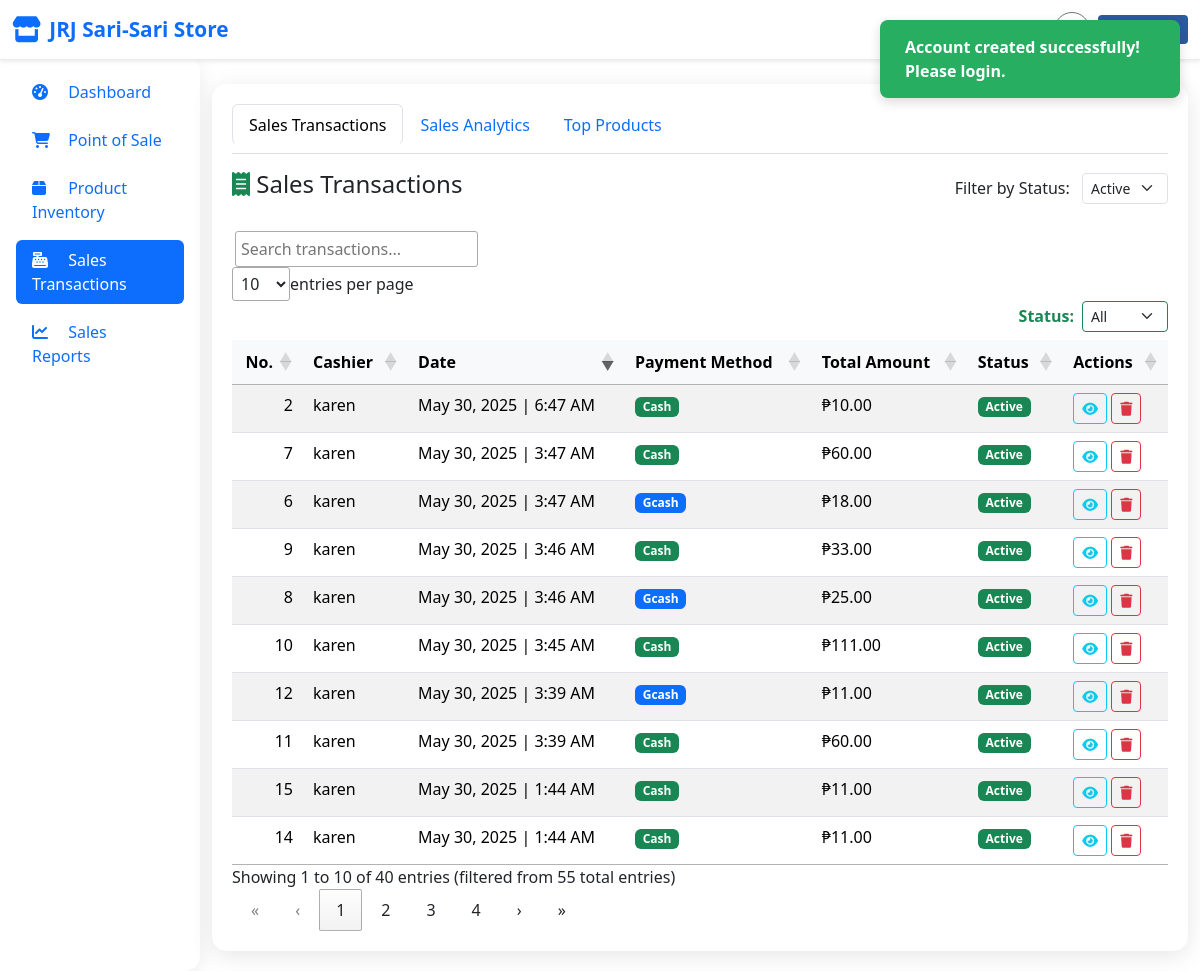
Page /views/adminPanel/index.php?section=sales (signed in) on the committed database.
### tables this page shows
CREATE TABLE `sales` (
  `sale_id` int(11) NOT NULL,
  `admin_id` int(11) NOT NULL,
  `sale_date` datetime DEFAULT current_timestamp(),
  `total_amount` decimal(10,2) NOT NULL,
  `payment_method` enum('cash','gcash','credit') DEFAULT 'cash',
  `status` varchar(20) NOT NULL DEFAULT 'active'
);

### models/salesTransactionModel.php (called while the page is built, shortened)
<?php
class SalesTransactionModel
{
    private $conn;
    public function __construct()
    {
        $db = new Database();
        $this->conn = $db->getConnection();
    }
    public function getAll()
    {
        $stmt = $this->conn->prepare("CALL GetAllTransactions()");
        $stmt->execute();
        return $stmt->fetchAll(PDO::FETCH_ASSOC);
    }
}

### config/database.php (called while the page is built, shortened)
<?php
class Database
{
    private $host = "localhost";
    private $db_name = "sari_sari_store";
    private $username = "root";
    private $password = "";
    public function getConnection()
    {
        $this->conn = null;
        try {
            $this->conn = new PDO(
                "mysql:host={$this->host};dbname={$this->db_name}",
                $this->username,
                $this->password
            );
            $this->conn->exec("set names utf8");
        } catch (PDOException $exception) {
            echo "Connection error: " . $exception->getMessage();
        }
        return $this->conn;
    }
}

### views/adminPanel/index.php (shortened to what this page needs)
<?php
require_once __DIR__ . '/../../config/database.php';
require_once __DIR__ . '/../../models/productModel.php';
require_once __DIR__ . '/../../models/salesTransactionModel.php';
$salesModel = new SalesTransactionModel();
$transactions = $salesModel->getAll();
$success = $_SESSION['success'] ?? '';
$error = $_SESSION['error'] ?? $_SESSION['category_error'] ?? '';
?>
<!DOCTYPE html>
<html lang="en">
<head>
    <link rel="stylesheet" href="/sari-sari-store/assets/css/styles.css">
    <link rel="stylesheet" href="/sari-sari-store/assets/css/popups.css">
    <link rel="stylesheet" href="/sari-sari-store/assets/bootstrap/css/bootstrap.min.css">
    <link rel="stylesheet" href="/sari-sari-store/assets/jquery/css/jquery-ui.min.css">
    <link rel="stylesheet" href="/sari-sari-store/assets/datatables/css/datatables.css">
    <link rel="stylesheet" href="/sari-sari-store/assets/datatables/css/datatables.min.css">
    <link href="https://cdnjs.cloudflare.com/ajax/libs/font-awesome/6.4.0/css/all.min.css" rel="stylesheet">
</head>
<body>
    <?php if (!empty($success) || !empty($error)): ?>
        <div id="notification-popup" class="<?= !empty($success) ? 'success' : 'error' ?>">
            <?= !empty($success) ? htmlspecialchars($success) : htmlspecialchars($error) ?>
        </div>
    <?php endif; ?>
    <nav class="navbar navbar-expand-lg navbar-light bg-white shadow-sm sticky-top modern-navbar">
        <div class="container-fluid">
            <a class="navbar-brand d-flex align-items-center" href="#">
                <i class="fas fa-store fa-lg text-primary me-2"></i>
                <span class="fw-bold text-primary">JRJ Sari-Sari Store</span>
            </a>
            <div class="d-flex align-items-center ms-auto">
                <span class="navbar-text me-3 d-none d-md-inline">
                </span>
                <button class="btn btn-outline-secondary btn-sm me-2 d-none d-md-inline" id="headerThemeToggle"
                    title="Toggle Light/Dark">
                </button>
                <a class="btn btn-primary btn-sm" href="/sari-sari-store/controllers/adminController.php?action=logout">
                    <i class="fas fa-sign-out-alt"></i> <span class="d-none d-md-inline">Sign Out</span>
                </a>
            </div>
        </div>
    </nav>
    <div class="container-fluid mt-4">
        <div class="row">
            <?php include 'sidebar.php'; ?>
            <div class="col-lg-10 col-md-9">
                <?php include 'salesTransaction.php'; ?>
        </div>
    </div>
</body>
</html>

### views/adminPanel/sidebar.php
<div class="col-lg-2 col-md-3 position-fixed">
    <div class="sidebar-nav">
        <ul class="nav nav-pills flex-column">
            <li class="nav-item">
                <a class="nav-link" href="#" data-section="dashboard">
                    <i class="fas fa-tachometer-alt"></i> Dashboard
                </a>
            </li>
            <li class="nav-item">
                <a class="nav-link" href="#" data-section="pos">
                    <i class="fas fa-shopping-cart"></i> Point of Sale
                </a>
            </li>
            <li class="nav-item">
                <a class="nav-link" href="#" data-section="products">
                    <i class="fas fa-box"></i> Product Inventory
                </a>
            </li>
            <li class="nav-item">
                <a class="nav-link" href="#" data-section="sales">
                    <i class="fas fa-cash-register"></i> Sales Transactions
                </a>
            </li>
            <li class="nav-item">
                <a class="nav-link" href="#" data-section="reports">
                    <i class="fas fa-chart-line"></i> Sales Reports
                </a>
            </li>
        </ul>
    </div>
</div>

### views/adminPanel/salesTransaction.php (shortened to what this page needs)
<div id="sales" class="content-section">
    <ul class="nav nav-tabs mb-3" id="salesTabs" role="tablist">
        <li class="nav-item" role="presentation">
            <button class="nav-link active" id="sales-tab" data-bs-toggle="tab" data-bs-target="#sales-pane" type="button" role="tab">Sales Transactions</button>
        </li>
        <li class="nav-item" role="presentation">
            <button class="nav-link" id="analytics-tab" data-bs-toggle="tab" data-bs-target="#analytics-pane" type="button" role="tab">Sales Analytics</button>
        </li>
        <li class="nav-item" role="presentation">
            <button class="nav-link" id="top-products-tab" data-bs-toggle="tab" data-bs-target="#top-products-pane" type="button" role="tab">Top Products</button>
        </li>
    </ul>
    <div class="tab-content" id="salesTabContent">
        <div class="tab-pane fade show active" id="sales-pane" role="tabpanel" aria-labelledby="sales-tab">
            <div class="d-flex justify-content-between align-items-center mb-4">
                <h4><i class="fas fa-receipt text-success"></i> Sales Transactions</h4>
                <div>
                    <label for="transactionStatusFilter" class="form-label me-2 mb-0">Filter by Status:</label>
                    <select id="transactionStatusFilter" class="form-select form-select-sm w-auto d-inline-block">
                        <option value="Active" selected>Active</option>
                    </select>
                </div>
            </div>
            <table id="salesTable" class="table table-hover table-striped">
                <thead class="table-light">
                    <tr>
                        <th>No.</th>
                        <th>Cashier</th>
                        <th>Date</th>
                        <th>Payment Method</th>
                        <th>Total Amount</th>
                        <th>Status</th>
                        <th>Actions</th>
                    </tr>
                </thead>
                <tbody>
                    <?php
                    $counter = 1;
                    foreach ($transactions as $transaction):
                        $admin = $transaction['username'];
                        $date = date('F j, Y | g:i A', strtotime($transaction['sale_date']));
                        $method = ucfirst($transaction['payment_method']);
                        $total = number_format($transaction['total_amount'], 2);
                        $badgeClass = ($method === 'Cash') ? 'bg-success' : 'bg-primary';
                        $isVoided = (isset($transaction['status']) && strtolower($transaction['status']) === 'void');
                    ?>
                        <tr<?= $isVoided ? ' class="table-danger"' : '' ?>>
                            <td><?= $counter++ ?></td>
                            <td><?= htmlspecialchars($admin) ?></td>
                            <td><?= $date ?></td>
                            <td><span class="badge <?= $badgeClass ?>"><?= $method ?></span></td>
                            <td>₱<?= $total ?></td>
                            <td>
                                <?php if ($isVoided): ?>
                                    <span class="badge bg-danger">Void</span>
                                    <span class="d-none">Void</span>
                                <?php else: ?>
                                    <span class="badge bg-success">Active</span>
                                <?php endif; ?>
                            </td>
                            <td>
                                <button class="btn btn-sm btn-outline-info" onclick="viewTransactionDetails(<?= $transaction['sale_id'] ?>)">
                                    <i class="fas fa-eye"></i>
                                </button>
                                <?php if (!$isVoided): ?>
                                    <button class="btn btn-sm btn-outline-danger" onclick="confirmDeleteTransaction(<?= $transaction['sale_id'] ?>)">
                                        <i class="fas fa-trash"></i>
                                    </button>
                                <?php endif; ?>
                            </td>
                            </tr>
                        <?php endforeach; ?>
                </tbody>
            </table>
        </div>
    </div>
</div>

### assets/css/styles.css (style rules this page uses)
:root { --primary-color: #2c5aa0; --secondary-color: #4a76c0; --accent-color: #3e8ed0; --success-color: #27ae60; --light-bg: #f8f9fa; --warning-color: #f39c12; --danger-color: #e74c3c; }
body { background-color: var(--light-bg); font-family: 'Segoe UI', Tahoma, Geneva, Verdana, sans-serif; }
.navbar { background: linear-gradient(135deg, var(--primary-color) 0%, #1e3d72 100%); box-shadow: 0 2px 10px rgba(0, 0, 0, 0.1); }
.navbar-brand { font-weight: bold; font-size: 1.5rem; color: white !important; }
.navbar-brand i { color: var(--secondary-color); }
.content-section { display: none; width: 100%; padding: 30px; margin-bottom: 20px; background: white; border-radius: 15px; box-shadow: 0 5px 25px rgba(0, 0, 0, 0.1); }
.col-lg-10.col-md-9 { position: relative; }
.sidebar-nav { background: white; border-radius: 0 15px 15px 0; padding: 1rem; box-shadow: 0 5px 20px rgba(0, 0, 0, 0.08); position: fixed; top: 56px; left: 0; bottom: 0; overflow-y: auto; z-index: 1000; width: inherit; max-width: inherit; }
.nav-item { margin-bottom: 0.5rem; }
.nav-link { border-radius: 8px; padding: 0.75rem 1rem; color: #495057; transition: all 0.3s ease; }
.nav-link:hover, .nav-link.active { background-color: var(--primary-color); color: white; }
.nav-link i { margin-right: 0.75rem; width: 20px; }
.content-section { transition: opacity 0.3s ease; opacity: 1; }
.table { margin: 0; }
.table th { border-top: none; font-weight: 600; color: #555; }
.form-control, .form-select { border-radius: 10px; border: 1px solid #ddd; padding: 12px; transition: all 0.3s ease; }
@media (min-width: 768px) { .col-md-9 { margin-left: 25%; } }
@media (min-width: 992px) { .col-md-9 { margin-left: 16.666667%; } }

### assets/css/popups.css (style rules this page uses)
#notification-popup { position: fixed; top: 20px; right: -300px; background-color: #27ae60; color: white; padding: 15px 25px; border-radius: 8px; box-shadow: 0 4px 12px rgba(0, 0, 0, 0.15); font-weight: 600; font-size: 16px; z-index: 10000; opacity: 0; transition: right 0.5s ease, opacity 0.5s ease; max-width: 300px; cursor: pointer; user-select: none; }
#notification-popup.show { right: 20px; opacity: 1; }

### assets/datatables/css/datatables.css (style rules this page uses)
:root { --dt-row-selected: 13, 110, 253; --dt-row-selected-text: 255, 255, 255; --dt-row-selected-link: 9, 10, 11; --dt-row-stripe: 0, 0, 0; --dt-row-hover: 0, 0, 0; --dt-column-ordering: 0, 0, 0; --dt-html-background: white; }
table.dataTable thead > tr > th.dt-orderable-asc, table.dataTable thead > tr > th.dt-orderable-desc, table.dataTable thead > tr > th.dt-ordering-asc, table.dataTable thead > tr > th.dt-ordering-desc, table.dataTable thead > tr > td.dt-orderable-asc, table.dataTable thead > tr > td.dt-orderable-desc, table.dataTable thead > tr > td.dt-ordering-asc, table.dataTable thead > tr > td.dt-ordering-desc { position: relative; padding-right: 30px; }
table.dataTable thead > tr > th.dt-orderable-asc, table.dataTable thead > tr > th.dt-orderable-desc, table.dataTable thead > tr > td.dt-orderable-asc, table.dataTable thead > tr > td.dt-orderable-desc { cursor: pointer; }
table.dataTable th, table.dataTable td { box-sizing: border-box; }
table.dataTable th.dt-type-numeric, table.dataTable th.dt-type-date, table.dataTable td.dt-type-numeric, table.dataTable td.dt-type-date { text-align: right; }
table.dataTable thead th, table.dataTable thead td, table.dataTable tfoot th, table.dataTable tfoot td { text-align: left; }
:root { --dt-row-hover-alpha: 0.035; --dt-row-stripe-alpha: 0.023; --dt-column-ordering-alpha: 0.019; --dt-row-selected-stripe-alpha: 0.923; --dt-row-selected-column-ordering-alpha: 0.919; }
table.dataTable { width: 100%; margin: 0 auto; border-spacing: 0; }
table.dataTable thead th, table.dataTable tfoot th { font-weight: bold; }
table.dataTable > thead > tr > th, table.dataTable > thead > tr > td { padding: 10px; border-bottom: 1px solid rgba(0, 0, 0, 0.3); }
table.dataTable > tbody > tr { background-color: transparent; }
table.dataTable > tbody > tr:first-child > * { border-top: none; }
table.dataTable > tbody > tr:last-child > * { border-bottom: none; }
table.dataTable > tbody > tr > th, table.dataTable > tbody > tr > td { padding: 8px 10px; }
div.dt-container.dt-empty-footer tbody > tr:last-child > * { border-bottom: 1px solid rgba(0, 0, 0, 0.3); }

### views/adminPanel/salesTransaction.php (style rules this page uses)
#salesTable { min-width: 950px; }
@media (max-width: 1200px) { #salesTable { min-width: 800px; } }

### rows in the picture
sales: admin.username "karen", sale_date "May 30, 2025 | 6:47 AM", payment_method "Cash", total_amount "10.00", status "Active"
sales: admin.username "karen", sale_date "May 30, 2025 | 3:47 AM", payment_method "Gcash", total_amount "18.00", status "Active"
sales: admin.username "karen", sale_date "May 30, 2025 | 3:47 AM", payment_method "Cash", total_amount "60.00", status "Active"
sales: admin.username "karen", sale_date "May 30, 2025 | 3:46 AM", payment_method "Gcash", total_amount "25.00", status "Active"
sales: admin.username "karen", sale_date "May 30, 2025 | 3:46 AM", payment_method "Cash", total_amount "33.00", status "Active"
sales: admin.username "karen", sale_date "May 30, 2025 | 3:45 AM", payment_method "Cash", total_amount "111.00", status "Active"
sales: admin.username "karen", sale_date "May 30, 2025 | 3:39 AM", payment_method "Cash", total_amount "60.00", status "Active"
sales: admin.username "karen", sale_date "May 30, 2025 | 3:39 AM", payment_method "Gcash", total_amount "11.00", status "Active"
sales: admin.username "karen", sale_date "May 30, 2025 | 1:44 AM", payment_method "Cash", total_amount "11.00", status "Active"
sales: admin.username "karen", sale_date "May 30, 2025 | 1:44 AM", payment_method "Cash", total_amount "11.00", status "Active"

### other values in the picture
$success "Account created successfully! Please login."
